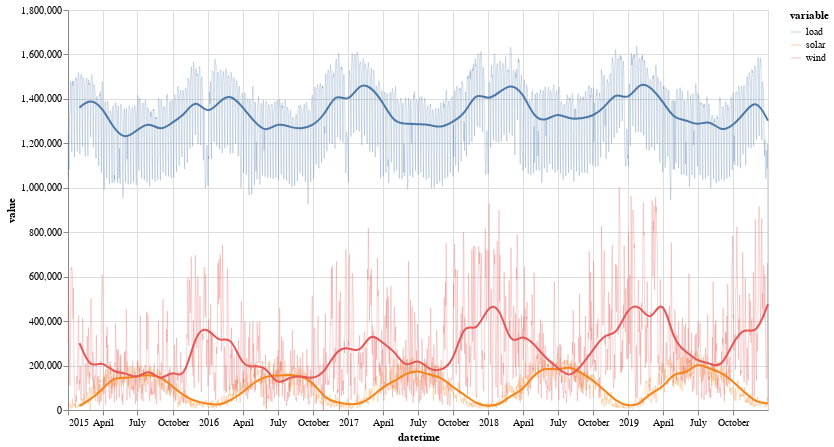

Source (notebook cell):
### Markdown cell above
Next we create the line charts and combine the two again with the **+** operator:

### Code cell
chart1 = alt.Chart(days.reset_index().melt("datetime")).mark_line(strokeWidth=1, opacity=0.25).encode(
    x='datetime',
    y='value',
    color='variable',
).properties(width=700, height=400) # not necessary to repeat below (the 2nd chart uses this)

chart2 = alt.Chart(months.reset_index().melt("datetime")).mark_line(interpolate="basis", opacity=1).encode(
    x='datetime',
    y='value',
    color='variable',
)

chart1 + chart2

### Figure 1 — Vega-Lite specification as saved in the notebook (floating-point values rounded to 4 significant figures; data arrays with more than 128 entries replaced by an {"elided": "..."} marker saying what was removed)
{"config": {"view": {"continuousWidth": 300, "continuousHeight": 300}}, "layer": [{"data": {"name": "data-408301e79b8caf5f8a5e454c7ebd3673"}, "mark": {"type": "line", "opacity": 0.25, "strokeWidth": 1}, "encoding": {"color": {"field": "variable", "type": "nominal"}, "x": {"field": "datetime", "type": "temporal"}, "y": {"field": "value", "type": "quantitative"}}}, {"data": {"name": "data-601c03bf2061a8749b4109bf82f3d3ba"}, "mark": {"type": "line", "interpolate": "basis", "opacity": 1}, "encoding": {"color": {"field": "variable", "type": "nominal"}, "x": {"field": "datetime", "type": "temporal"}, "y": {"field": "value", "type": "quantitative"}}}], "height": 400, "width": 700, "$schema": "https://vega.github.io/schema/vega-lite/v5.8.0.json", "datasets": {"data-408301e79b8caf5f8a5e454c7ebd3673": {"elided": "5478 records"}, "data-601c03bf2061a8749b4109bf82f3d3ba": {"elided": "180 records"}}}
